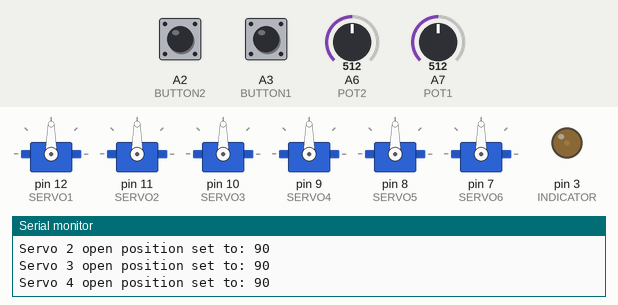
Recording of a sketch running on a simulated Arduino Nano, built with avr-gcc and run on an emulated ATmega328P. Parts: 6 × servo, output pins drawn as LEDs (lit = HIGH), the last lines printed to the serial monitor. The test bench sets the inputs (shaded band); at power-on: A2 (BUTTON2) HIGH, A3 (BUTTON1) HIGH, A7 (POT1) = 512, A6 (POT2) = 512.

Above: at 1.25 s.
1.3 s: A2 (BUTTON2) pulled LOW for 0.15 s
At 1.45 s:
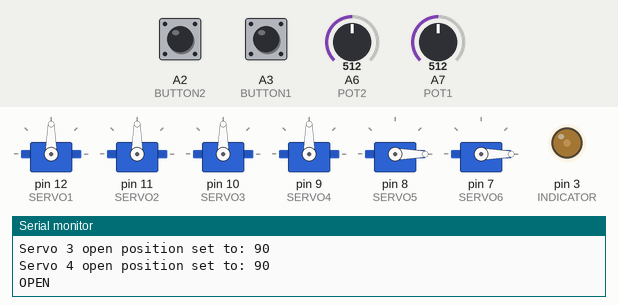
4.3 s: A3 (BUTTON1) pulled LOW for 0.15 s
At 4.47 s:
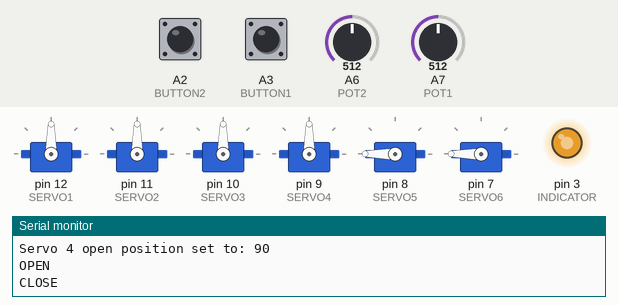
7.3 s: A7 (POT1) set to 716
At 7.49 s:
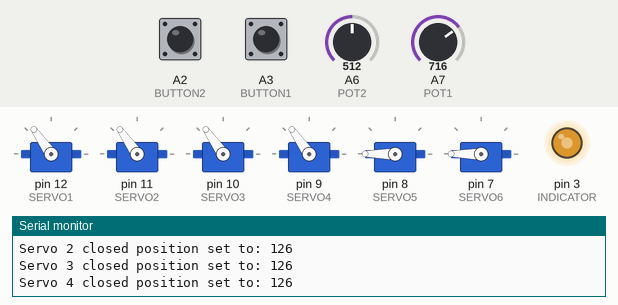
10.3 s: A7 (POT1) set to 900
At 10.45 s:
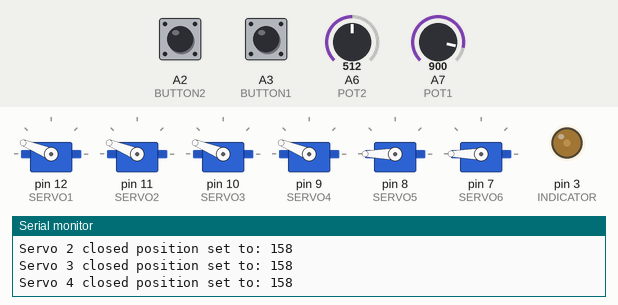
13.3 s: A7 (POT1) set to 1023
At 13.47 s:
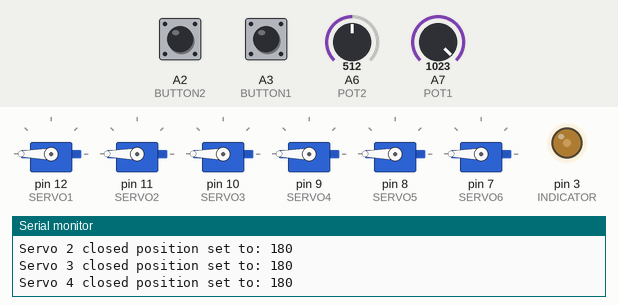
16.3 s: A7 (POT1) set to 306
At 16.49 s:
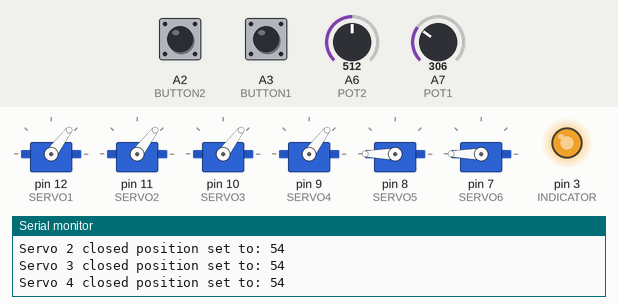
Timing chart, 0 to 20.3 s (numbered marks = the images above; inputs shaded):
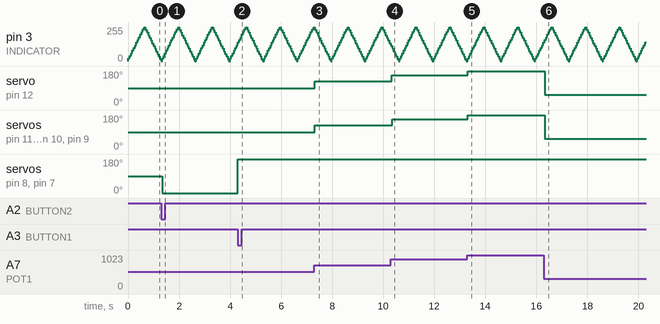

Measured:
- after the input at 1.3 s, servo on pin 8 (SERVO5), servo on pin 7 (SERVO6): 90° → 0° after 0.05 s
- after the input at 4.3 s, servo on pin 8 (SERVO5), servo on pin 7 (SERVO6): 0° → 180° at once
- after the input at 7.3 s, servo on pin 12 (SERVO1), servo on pin 11 (SERVO2), servo on pin 10 (SERVO3), servo on pin 9 (SERVO4): 90° → 125° at once
- after the input at 10.3 s, servo on pin 12 (SERVO1): 125° → 158° at once; servo on pin 11 (SERVO2), servo on pin 10 (SERVO3), servo on pin 9 (SERVO4): 125° → 158° after 0.05 s
- after the input at 13.3 s, servo on pin 12 (SERVO1), servo on pin 11 (SERVO2), servo on pin 10 (SERVO3), servo on pin 9 (SERVO4): 158° → 180° at once
- after the input at 16.3 s, servo on pin 12 (SERVO1), servo on pin 11 (SERVO2), servo on pin 10 (SERVO3), servo on pin 9 (SERVO4): 180° → 53° at once

The sketch:

Arduino_Servo_Harness_Firmware.ino
```cpp
/*
  Arduino Servo Harness Firmware
  Mike Angus 2021/22

  Written to form a basis for the MSc Intelligent Robotics robot gripper project.
  Provides various basic functions which may be extended, modified or replaced as desired.
  There are additional breakout functions on the circuit board which are not implemented here,
  but this can easily be achieved using the Arduino documentation and the markings on the board for reference.
*/

#include <Servo.h>

//Pin numbers
#define INDICATOR 3
#define BUTTON1 A3
#define BUTTON2 A2
#define POT1 A7
#define POT2 A6
#define SERVO1 12
#define SERVO2 11
#define SERVO3 10
#define SERVO4 9
#define SERVO5 8
#define SERVO6 7

//Gripper state
#define OPEN 0
#define CLOSED 1

//Loop time. Main loop will sleep for this number of milliseconds every cycle.
//Note this is in addition to the time taken to execute the code, which may be substantial if there is a lot of serial communication
#define LOOP_TIME_MS 50

//Set servo positions for closed and open grippers - can determine these by calibration (see calibrate() function)
int openPositions[6] = {0, 0, 0, 0, 0, 0};
int closedPositions[6] = {180, 180, 180, 180, 180, 180};

//Heartbeat rate. Change this dynamically if you like to give an indication of what state your software is in. If it stops, your code is stuck somewhere.
//LED brightness will adjust by this increment every cycle.
int heartbeatRate = 20;

//Heartbeat state
bool heartbeatState = 1; //1 is increasing brightness, 0 is decreasing
int heartbeatValue = 0;

//Potentiometer readings, updated every loop
int pot1Reading;
int pot2Reading;
int pot1ReadingPrev;
int pot2ReadingPrev;

//Current state of the buttons and gripper
bool button1Pressed = false;
bool button2Pressed = false;
bool gripperState = OPEN;

//Array of servos and individual enable flags
Servo servos[6];
bool servoEnableFlags[6] = {1, 1, 1, 1, 1, 1};

//The setup function runs once when you press reset or power the board
void setup() {

  //Setup output pins
  pinMode(INDICATOR, OUTPUT);
  pinMode(SERVO1, OUTPUT);
  pinMode(SERVO2, OUTPUT);
  pinMode(SERVO3, OUTPUT);
  pinMode(SERVO4, OUTPUT);
  pinMode(SERVO5, OUTPUT);
  pinMode(SERVO6, OUTPUT);

  //Setup servo PWM signals
  servos[0].attach(SERVO1);
  servos[1].attach(SERVO2);
  servos[2].attach(SERVO3);
  servos[3].attach(SERVO4);
  servos[4].attach(SERVO5);
  servos[5].attach(SERVO6);

  //Start serial port at baudrate 115200
  Serial.begin(115200);
}

//The loop function repeats forever
void loop() {

  //Update potentiometer readings
  pot1ReadingPrev = pot1Reading;
  pot2ReadingPrev = pot2Reading; //Update prev values with readings taken last cycle
  pot1Reading = analogRead(POT1);
  pot2Reading = analogRead(POT2);

  //Calibration routine (example code). Copy/modify these lines to change which servos are calibrated and in which way
  //Printed output values can then be used in closedPositions and openPositions to set the desired exact range for each servo.
  //Comment out these lines when not needed.
  calibrate(1, POT1, CLOSED); //Calibrate Servo 1 CLOSED position using Pot 1
  calibrate(2, POT1, CLOSED); //Calibrate Servo 2 CLOSED position using Pot 1
  calibrate(3, POT1, CLOSED); //Calibrate Servo 3 CLOSED position using Pot 1
  calibrate(4, POT1, CLOSED); //Calibrate Servo 4 CLOSED position using Pot 1
  calibrate(1, POT2, OPEN); //Calibrate Servo 1 OPEN position using Pot 2
  calibrate(2, POT2, OPEN); //Calibrate Servo 2 OPEN position using Pot 2
  calibrate(3, POT2, OPEN); //Calibrate Servo 3 OPEN position using Pot 2
  calibrate(4, POT2, OPEN); //Calibrate Servo 4 OPEN position using Pot 2

  //Button 1 triggers gripper close
  if (digitalRead(BUTTON1) == LOW) { //Button has been pressed
    if(button1Pressed == false) { //Only trigger once
      button1Pressed = true;

      //Desired behaviour on button 1 press (can be changed)
      Serial.println("CLOSE");
      closeGripper();
    }
  } else { //Button has been released
    button1Pressed = false;
  }

  //Button 2 triggers gripper open
  if (digitalRead(BUTTON2) == LOW) { //Button has been pressed
    if(button2Pressed == false) { //Only trigger once
      button2Pressed = true;

      //Desired behaviour on button 2 press (can be changed)
      Serial.println("OPEN");
      openGripper();
    }
  } else { //Button has been released
    button2Pressed = false;
  }

  //Update the heartbeat
  updateHeartbeat();

  //Wait for the specified loop delay time
  delay(LOOP_TIME_MS);
}

/**SETPOSITION
 *
 * @brief Set the position of a single servo, if enabled.
 * @param servoId - The ID of the servo to be moved, from 1 to 6
 * @param position - The target position in degrees from 0 to 180
 */
void setPosition(int servoId, int position) {
  if (servoEnableFlags[servoId-1] == true) {
    servos[servoId-1].write(position);
  }
}

/**CLOSEGRIPPER
 *
 * @brief Set all enabled servos to 'closed' position
 */
void closeGripper() {
  for (int i=0; i<6; ++i) {
    setPosition(i+1, closedPositions[i]); //Set each servo to its closed position
    gripperState = CLOSED;
  }
}

/**OPENGRIPPER
 *
 * @brief Set all enabled servos to 'open' position
 */
void openGripper() {
  for (int i=0; i<6; ++i) {
    setPosition(i+1, openPositions[i]); //Set each servo to its open position
    gripperState = OPEN;
  }
}

/**CALIBRATE
 *
 * @brief Use an onboard potentiometer to calibrate the open or closed position of a gripper servo
 * @param servoId - The ID of the servo to be calibrated, from 1 to 6
 * @param pot - The potentiometer to use for calibrating, either POT1 or POT2
 * @param targetState - The gripper position to be calibrated, either OPEN or CLOSED
 */
void calibrate(int servoId, int pot, bool targetState) {

  //Flag to determine if anything needs updating (avoids excessive updates)
  bool updateRequired = false;

  //Generate target angle from potentiometer reading. Using prevTargetAngle to determine if servo position actually changes.
  float targetAngle, prevTargetAngle;
  if (pot == POT1) {  //Tuning with pot 1
    targetAngle = pot1Reading * 180.0f/1023;
    prevTargetAngle = pot1ReadingPrev * 180.0f/1023;
  } else {  //Tuning with pot 2
    targetAngle = pot2Reading * 180.0f/1023;
    prevTargetAngle = pot2ReadingPrev * 180.0f/1023;
  }

  //Determine if target angle has changed since the last reading
  if ((int)targetAngle != (int)prevTargetAngle) {
    updateRequired = true;
  }

  //Only do anything else if there is a new reading to be implemented
  if (updateRequired) {
    //Update the set position accordingly
    if (targetState == OPEN) {
      openPositions[servoId-1] = (int)targetAngle;
    } else {
      closedPositions[servoId-1] = (int)targetAngle;
    }

    //Update servo position if gripper is currently in the state being calibrated
    if (gripperState == targetState) {
      if (targetState == OPEN) {
        setPosition(servoId, openPositions[servoId-1]);
      } else {
        setPosition(servoId, closedPositions[servoId-1]);
      }
    }

    //Display the new setting in the terminal
    Serial.print("Servo ");
    Serial.print(servoId);
    if (targetState == OPEN) {
      Serial.print(" open ");
    } else {
      Serial.print(" closed ");
    }
    Serial.print("position set to: ");
    Serial.println(targetAngle, 0); //Output integer value
  }
}

/**UPDATEHEARTBEAT
 *
 * @brief Updates the indicator LED heartbeat. Call this function each cycle to implement.
 */
void updateHeartbeat(void) {

  //Increase or decrease the brightness setting
  if (heartbeatState == 1) {
    heartbeatValue += heartbeatRate;
    if (heartbeatValue > 255) {
      heartbeatValue = 255; //Limit to max
      heartbeatState = 0; //Reverse direction if faded all the way up
    }
  } else {
    heartbeatValue -= heartbeatRate;
    if (heartbeatValue < 0) {
      heartbeatValue = 0; //Limit to min
      heartbeatState = 1; //Reverse direction if faded all the way dowm
    }
  }

  //Write the brightness setting to the LED
  analogWrite(INDICATOR, heartbeatValue);
}
```
